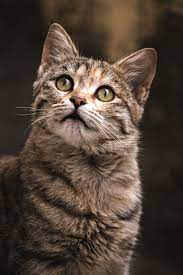
#> input picture OpenCV Course/images/1.jpeg, 183 x 275 px, found by its file name
$ python histograms.py
#> lines starting #> are read from the running program, lines starting #| are printed output that depends on the picture; after the words box and inside, x2 and y2 are one past the last pixel; in counts of white or black regions, pixels touching at a corner belong together
import cv2 as cv
import matplotlib.pyplot as plt
import numpy as np

PATH_IMG = "C:/Users/lenovo/Desktop/VSCode/cv_course/images/"
PATH_VID = "C:/Users/lenovo/Desktop/VSCode/cv_course/videos/"


img = cv.imread(PATH_IMG+"1.jpeg")
#> img is the input picture: shape (275, 183, 3); mean B, G, R 55.8, 66.1, 81.6
cv.imshow("Line",img)

blank = np.zeros(img.shape[:2],dtype='uint8')

gray = cv.cvtColor(img,cv.COLOR_BGR2GRAY)
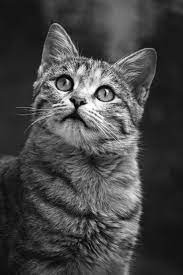
#> gray: shape (275, 183); min 0, max 255, mean 69.6
cv.imshow("Gray",gray)

mask = cv.circle(blank,(img.shape[1]//2,img.shape[0]//2),100,255,-1)
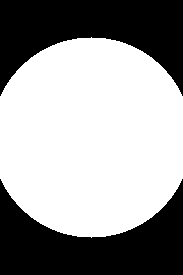
#> blank: shape (275, 183); 60.6% white; 2 black regions, box (x1, y1, x2, y2) and area: (0, 0, 183, 96) 9913, (0, 179, 183, 275) 9913

masked = cv.bitwise_and(img,img,mask = mask)
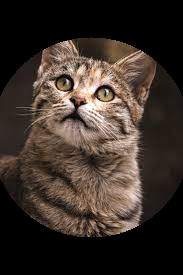
#> masked: shape (275, 183, 3); mean B, G, R 41.7, 48.7, 59.6


#* GrayScale Histogram
# Drawing Distripution of Pixels
# gray_hist = cv.calcHist([gray],[0],mask , [256],[0,256])
'''
plt.figure()
plt.title('GrayScale Histogram')
plt.xlabel('Bins')
plt.ylabel('# of Pixels')
plt.plot(gray_hist)
plt.xlim([0,256])
plt.show()

'''

#* Color Histogram
colors = ('b','g','r')
plt.figure()
plt.title('Color Histogram')
plt.xlabel('Bins')
plt.ylabel('# of Pixels')

for i,col in enumerate(colors):
    hist = cv.calcHist([img],[i],mask,[256],[0,256])
    plt.plot(hist,color = col)
    plt.xlim([0,256])
plt.show()
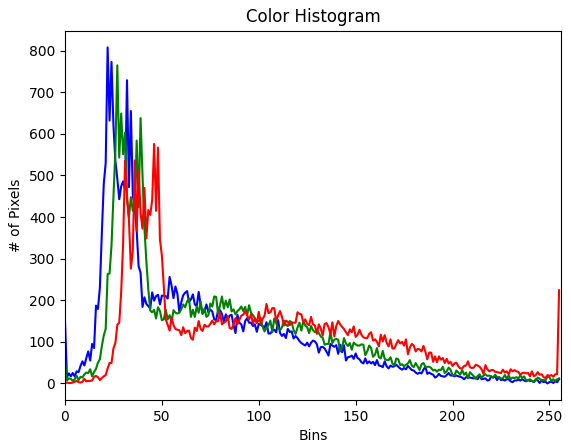
#> figure drawn by matplotlib, 1 panel; curve peaks at x = 22, y = 808; curve peaks at x = 27, y = 765; curve peaks at x = 46, y = 576


cv.waitKey(0)

$ run again, with OpenCV Course/images/2.jpeg copied over OpenCV Course/images/1.jpeg
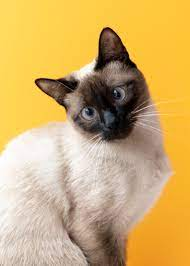
#> input picture OpenCV Course/images/2.jpeg, 190 x 266 px, found by its file name
#> img is the input picture: shape (266, 190, 3); mean B, G, R 108.7, 174.2, 208.4
#> `mask = cv.circle(blank,(img.shape[1]//2,img.shape[0]//2),100,255,-1)`:
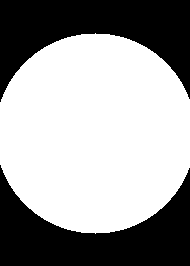
#> blank: shape (266, 190); 61.3% white; 2 black regions, box (x1, y1, x2, y2) and area: (0, 0, 190, 102) 9863, (0, 165, 190, 266) 9673
#> `plt.show()`:
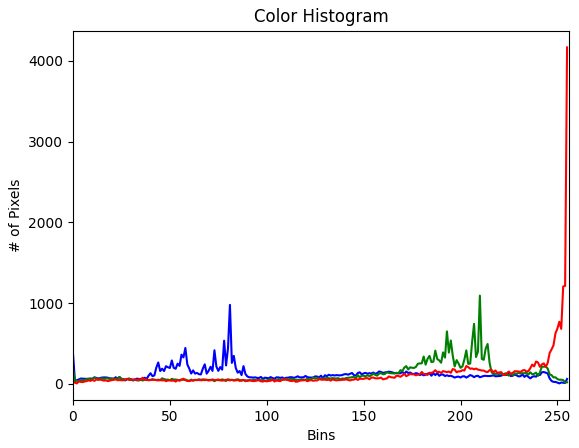
#> figure drawn by matplotlib, 1 panel; curve peaks at x = 81, y = 978; curve peaks at x = 210, y = 1093; curve peaks at x = 255, y = 4166

$ run again, with OpenCV Course/images/3.jpeg copied over OpenCV Course/images/1.jpeg
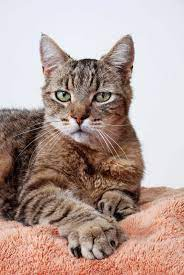
#> input picture OpenCV Course/images/3.jpeg, 184 x 275 px, found by its file name
#> img is the input picture: shape (275, 184, 3); mean B, G, R 152.3, 159, 181.1
#> `gray = cv.cvtColor(img,cv.COLOR_BGR2GRAY)`:
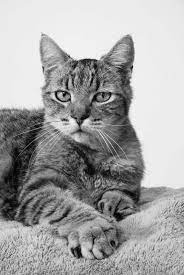
#> gray: shape (275, 184); min 1, max 255, mean 164.8
#> blank: shape (275, 184); 60.4% white; 2 black regions, box (x1, y1, x2, y2) and area: (0, 0, 184, 98) 10011, (0, 177, 184, 275) 10011
#> `plt.show()`:
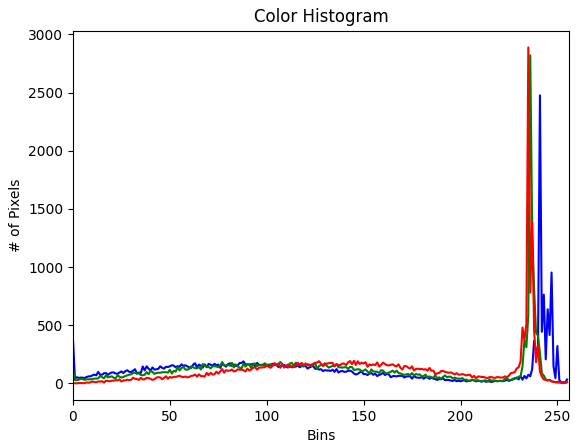
#> figure drawn by matplotlib, 1 panel; curve peaks at x = 241, y = 2476; curve peaks at x = 236, y = 2820; curve peaks at x = 235, y = 2888

$ run again, with OpenCV Course/images/5.jpeg copied over OpenCV Course/images/1.jpeg
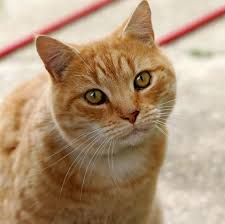
#> input picture OpenCV Course/images/5.jpeg, 225 x 224 px, found by its file name
#> img is the input picture: shape (224, 225, 3); mean B, G, R 120.8, 148.9, 175.9
#> `mask = cv.circle(blank,(img.shape[1]//2,img.shape[0]//2),100,255,-1)`:
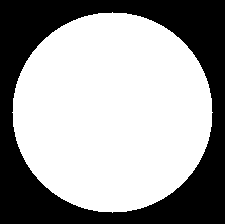
#> blank: shape (224, 225); 62.3% white; 1 black region, box (x1, y1, x2, y2) and area: (0, 0, 225, 224) 18983
#> `plt.show()`:
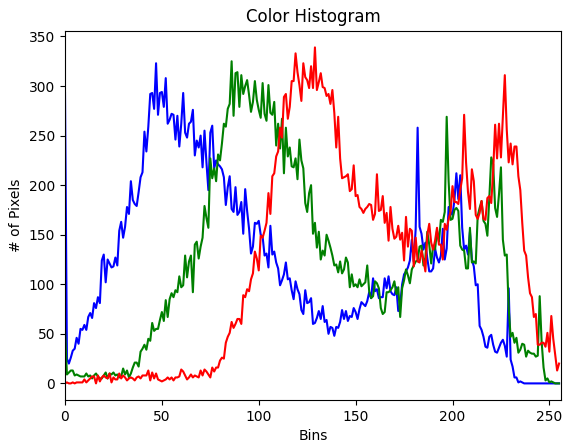
#> figure drawn by matplotlib, 1 panel; curve peaks at x = 47, y = 323; curve peaks at x = 86, y = 325; curve peaks at x = 129, y = 339
